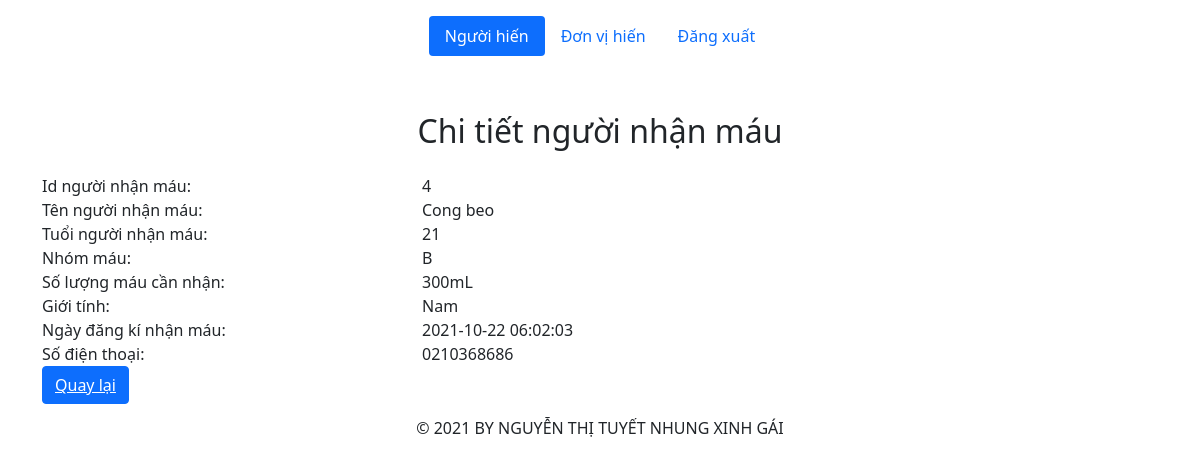
/src/detail.php?id=4, run on the app's committed database.
### tables this page shows
CREATE TABLE `blood_recipient` (
  `reci_id` int(10) NOT NULL,
  `reci_name` varchar(55) NOT NULL,
  `reci_age` int(4) NOT NULL,
  `reci_bgrp` varchar(10) NOT NULL,
  `reci_bqnty` int(10) NOT NULL,
  `reci_sex` int(1) NOT NULL DEFAULT 0,
  `reci_reg_date` datetime NOT NULL DEFAULT current_timestamp(),
  `reci_phno` varchar(10) NOT NULL
);

### src/detail.php (the view, shortened to what this page needs)
<?php
    require('templates/header.php');
    require("config/constants.php");
    if(isset($_GET["id"])){
        $id = $_GET["id"];
        $sql = "select * from blood_recipient where reci_id = $id";
        $query = mysqli_query($conn, $sql);
        $row = mysqli_fetch_assoc($query);
    }else{
        $_SESSION["error"] = "Lỗi không thể xem chi tiết người nhận máu";
        header("location: error.php");
    }
?>
    <div class="container">
        <h2 class="text-center" style="margin-top: 40px; margin-bottom:24px;">Chi tiết người nhận máu</h2>
        <div class="row">
            <div class="col-4">Id người nhận máu: </div>
            <div class="col-8"><?php echo $row["reci_id"] ?></div>
        </div>
        <div class="row">
            <div class="col-4">Tên người nhận máu: </div>
            <div class="col-8"><?php echo $row["reci_name"] ?></div>
        </div>
        <div class="row">
            <div class="col-4">Tuổi người nhận máu: </div>
            <div class="col-8"><?php echo $row["reci_age"] ?></div>
        </div>
        <div class="row">
            <div class="col-4">Nhóm máu: </div>
            <div class="col-8"><?php echo $row["reci_bgrp"] ?></div>
        </div>
        <div class="row">
            <div class="col-4">Số lượng máu cần nhận: </div>
            <div class="col-8"><?php echo $row["reci_bqnty"] ?>mL</div>
        </div>
        <div class="row">
            <div class="col-4">Giới tính: </div>
            <div class="col-8"><?php
                if($row["reci_age"] == 0){
                    echo "Nữ";
                }else{
                    echo "Nam";
                }
            ?></div>
        </div>
        <div class="row">
            <div class="col-4">Ngày đăng kí nhận máu: </div>
            <div class="col-8"><?php echo $row["reci_reg_date"] ?></div>
        </div>
        <div class="row">
            <div class="col-4">Số điện thoại: </div>
            <div class="col-8"><?php echo $row["reci_phno"] ?></div>
        </div>
        <button type="button" class="btn btn-primary" style="margin-bottom: 12px"><a href="index.php" class="text-white">Quay lại</a></button>
    </div>
<?php
include('templates/footer.php')
?>

### data on the page
blood_recipient: reci_id "4", reci_name "Cong beo", reci_age "21", reci_bgrp "B", reci_bqnty "300", reci_reg_date "2021-10-22 06:02:03", reci_phno "0210368686"
